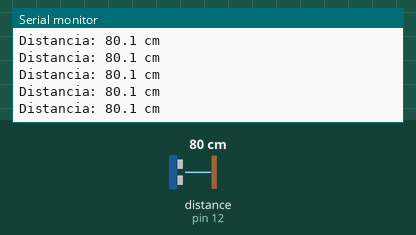
This sketch was run on a simulated Arduino Uno, built with avr-gcc and run on an emulated ATmega328P. Shown: the last lines printed to the serial monitor. Wiring (inferred from the names in the program): ultrasonic range finder: trigger pin 13; echo pin 12. The test bench sets the inputs (shaded band); at power-on: distance to the obstacle (sensor on pin 12) 80 cm. The echo pulse lasts 58.3 µs per cm.

Above: at 1.2 s.
1.3 s: distance to the obstacle (sensor on pin 12) set to 2 cm
At 1.38 s:
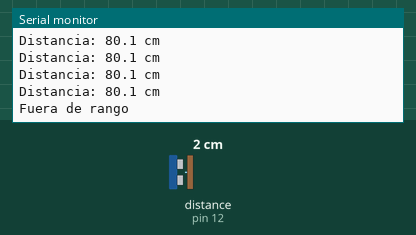
3.2 s: distance to the obstacle (sensor on pin 12) set to 4 cm
At 3.29 s:
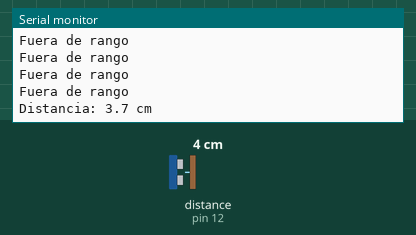

The sketch:

Ejercicio_6-_MedirDistanciaHC-SR04.ino
```cpp
/*  Test Ulstrasonico HC-SR04 – ELEGOO Smart Robot Car V4.0
    Autor: José Alexander (basado en firmware original ELEGOO)
    Fecha: 2025-06-30
    Descripción: Medir distancia en cm con el HC-SR04
*/
/* --- Configuración básica de pines --- */
int TRIG_PIN = 13;     // Pin que envía el pulso
int ECHO_PIN = 12;     // Pin que recibe el eco
long TIMEOUT_US = 30000UL; // 30 ms → ~5 m

/* ---------- SETUP ---------- */
void setup() {
  Serial.begin(9600);
  pinMode(TRIG_PIN, OUTPUT);
  pinMode(ECHO_PIN, INPUT);
  digitalWrite(TRIG_PIN, LOW);          // Asegura nivel bajo inicial
  Serial.println("HC-SR04 listo…");
}

/* ---------- LOOP ---------- */
void loop() {
  float d = medirDistanciaCm(TRIG_PIN, ECHO_PIN); // Función para medir distacia
  if (d > 0) {                          // Valor válido
    Serial.print(F("Distancia: "));
    Serial.print(d, 1);                 // Un decimal
    Serial.println(" cm");
  } else {
    Serial.println("Fuera de rango");
    }
      delay(100);                           // 10 lecturas por segundo
}

/* ---------- FUNCIÓN OPTIMIZADA ---------- */
float medirDistanciaCm(int trigPin, int echoPin) {
  /* 1. Pulso de disparo: 10 µs en alto */
  digitalWrite(trigPin, LOW);
  delayMicroseconds(2);
  digitalWrite(trigPin, HIGH);
  delayMicroseconds(10);
  digitalWrite(trigPin, LOW);
  /* 2. Duración del eco con control de tiempo máximo */
  long dur = pulseIn(echoPin, HIGH, TIMEOUT_US);
  if (dur == 0) return -1.0;            // Sin eco → error/rango excedido
  /* 3. Conversión a cm (velocidad del sonido ~343 m/s a 20 °C) */
  float distancia = dur / 58.0;         // 58 µs ≈ 1 cm
  /* 4. Verificación de límites prácticos */
  if (distancia < 2 || distancia > 400) return -1.0;
  return distancia;
}
```

Measured:
- the behaviour switches between 2 and 3 cm on distance to the obstacle (sensor on pin 12) (found by bisection; images 1 and 2)
- after the input at 1.3 s, the serial monitor: prints a new line after 0.07 s (image 1)
- after the input at 3.2 s, the serial monitor: prints a new line after 0.09 s (image 2)
